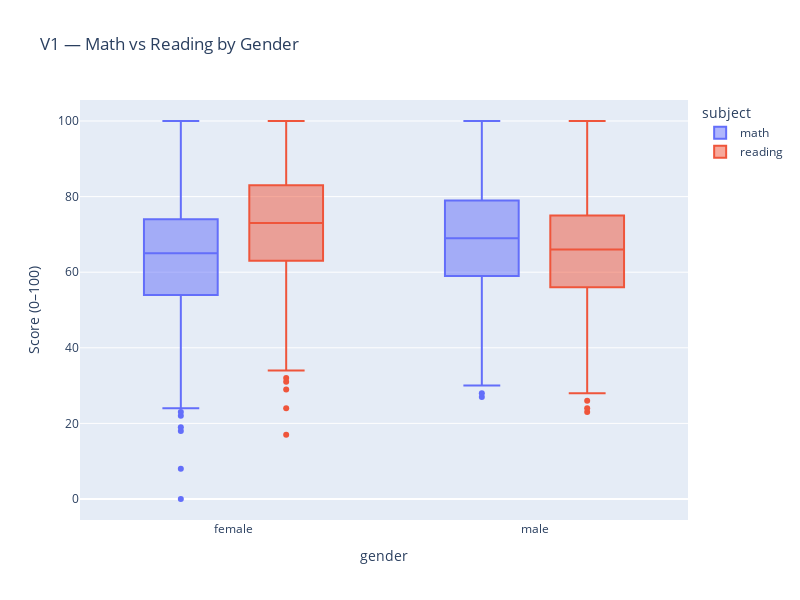

Write notebook code for a chart like this one.
### Code cell
print("Q: Are there gender differences in math vs reading?")
print("A: Yes, there are small differences. Females usually score higher in reading, while males have slightly higher math scores on average.")

# Melt data for long format
long_df = df.melt(id_vars="gender", value_vars=["math","reading"], var_name="subject", value_name="score")

fig = px.box(long_df, x="gender", y="score", color="subject",
             title="V1 — Math vs Reading by Gender",
             width=800, height=600)
fig.update_yaxes(title="Score (0–100)")
fig.show()

### Figure 1 — Plotly figure (JSON) as saved in the notebook; plotly's stock layout.template omitted (floating-point values rounded to 4 significant figures; data arrays with more than 128 entries replaced by an {"elided": "..."} marker saying what was removed)
{"data": [{"alignmentgroup": "True", "hovertemplate": "subject=math<br>gender=%{x}<br>score=%{y}<extra></extra>", "legendgroup": "math", "marker": {"color": "#636efa"}, "name": "math", "notched": false, "offsetgroup": "math", "orientation": "v", "showlegend": true, "type": "box", "x": {"elided": "1000 str values"}, "x0": " ", "xaxis": "x", "y": {"elided": "1000 int values"}, "y0": " ", "yaxis": "y"}, {"alignmentgroup": "True", "hovertemplate": "subject=reading<br>gender=%{x}<br>score=%{y}<extra></extra>", "legendgroup": "reading", "marker": {"color": "#EF553B"}, "name": "reading", "notched": false, "offsetgroup": "reading", "orientation": "v", "showlegend": true, "type": "box", "x": {"elided": "1000 str values"}, "x0": " ", "xaxis": "x", "y": {"elided": "1000 int values"}, "y0": " ", "yaxis": "y"}], "layout": {"boxmode": "group", "height": 600, "legend": {"title": {"text": "subject"}, "tracegroupgap": 0}, "title": {"text": "V1 — Math vs Reading by Gender"}, "width": 800, "xaxis": {"anchor": "y", "domain": [0, 1], "title": {"text": "gender"}}, "yaxis": {"anchor": "x", "domain": [0, 1], "title": {"text": "Score (0–100)"}}}}
